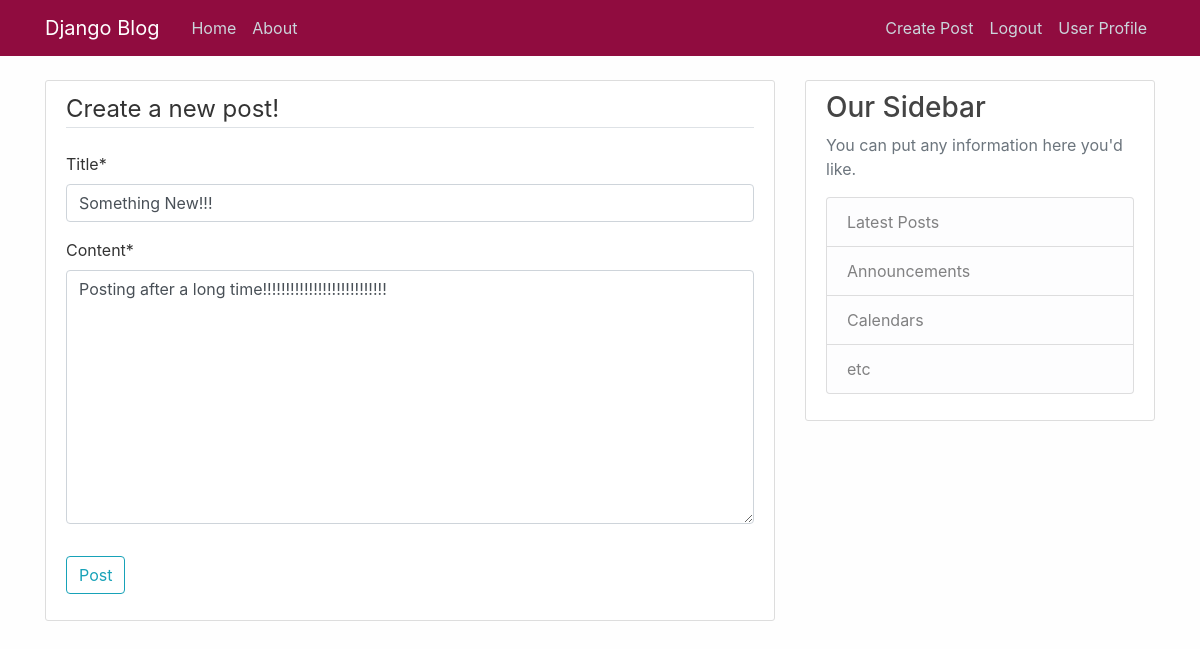
Page /post/41/update/ (signed in) on the committed database.
### myblogApp/models.py (models this page shows, shortened)
class Post(models.Model):
    objects = models.Manager()
    title = models.CharField(max_length=100)
    content = models.TextField(default='Demo Posts')
    date_posted = models.DateTimeField(default=timezone.now)
    author = models.ForeignKey(User , on_delete = models.CASCADE)

### myblogApp/views.py (the view, shortened to what this page needs)
# urls.py: path('post/<int:pk>/update/', PostUpdateView.as_view() , name='post-update'),
class PostUpdateView(LoginRequiredMixin, UserPassesTestMixin, UpdateView):
    model = Post
    fields = ['title' , 'content']
    def test_func(self):
        post = self.get_object()
        if self.request.user == post.author:
            return True
        return False

### myblogApp/templates/myblogApp/post_form.html (shortened to what this page needs)
{% extends "myblogApp/base.html" %}
{% load crispy_forms_tags %}
{% block content %}
    <div class="content-section">
        <form method="POST">
            <fieldset class="form-group">
                <legend class="border-bottom mb-4">Create a new post!</legend>
                {{  form|crispy  }}
            </fieldset>
            <div class="form-group">
            <button class="btn btn-outline-info" type="submit">Post</button>
            </div>
        </form>
    </div>
{% endblock content %}

### myblogApp/static/myblogapp/main.css (style rules this page uses)
body { background: #FEFEFE; color: #333333; margin-top: 5rem; }
.content-section { background: #ffffff; padding: 10px 20px; border: 1px solid #dddddd; border-radius: 3px; margin-bottom: 20px; }

### rows in the picture
Post: title "Something New!!!", content "Posting after a long time!!!!!!!!!!!!!!!!!!!!!!!!!!!"
